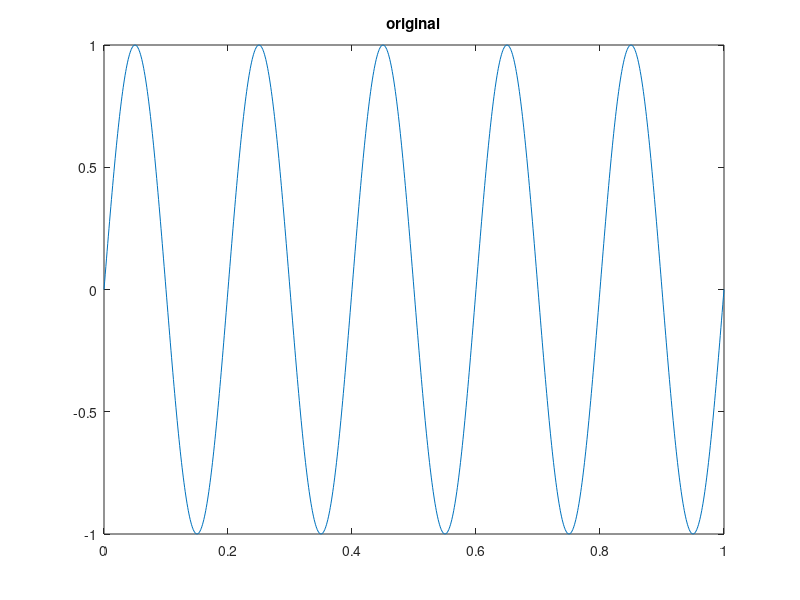
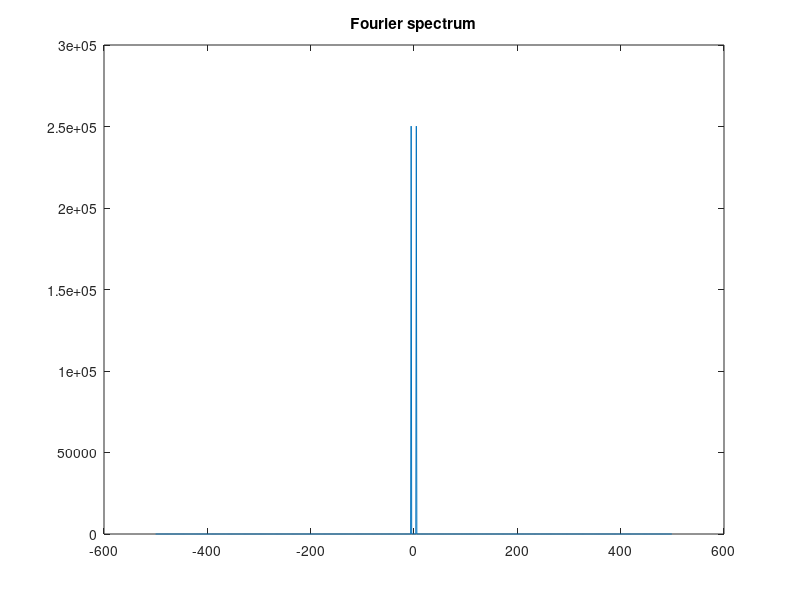
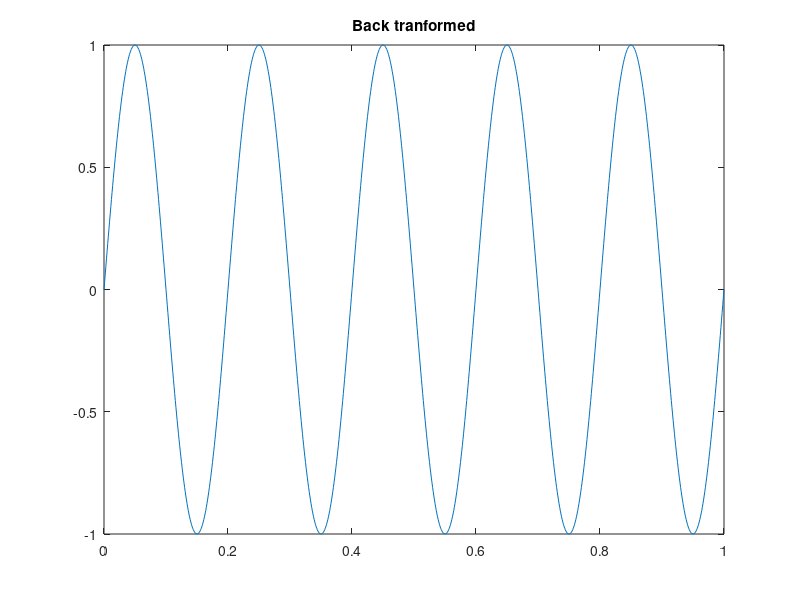

Here is the MATLAB script that generated these plots, in order:
clc
clear
close all
% script for clearing out any doubt with fourier transforms
Dx = 0.001;% del
x  = 0:Dx:1;% Dx specifies the frequencies that can be calculated with this FT
N  = length(x);
f  = sin(2*pi*5*x);
figure
plot(x,f)
title('original')


k  = (-N/2:N/2-1)/(N*Dx);
F1 = fft(f);
F  = fftshift(F1);
figure
plot(k,abs(F).^2)
title('Fourier spectrum')

f1 = (ifft(F1));
figure
plot(x,(f1))
title('Back tranformed')
ylim([-1,1])
